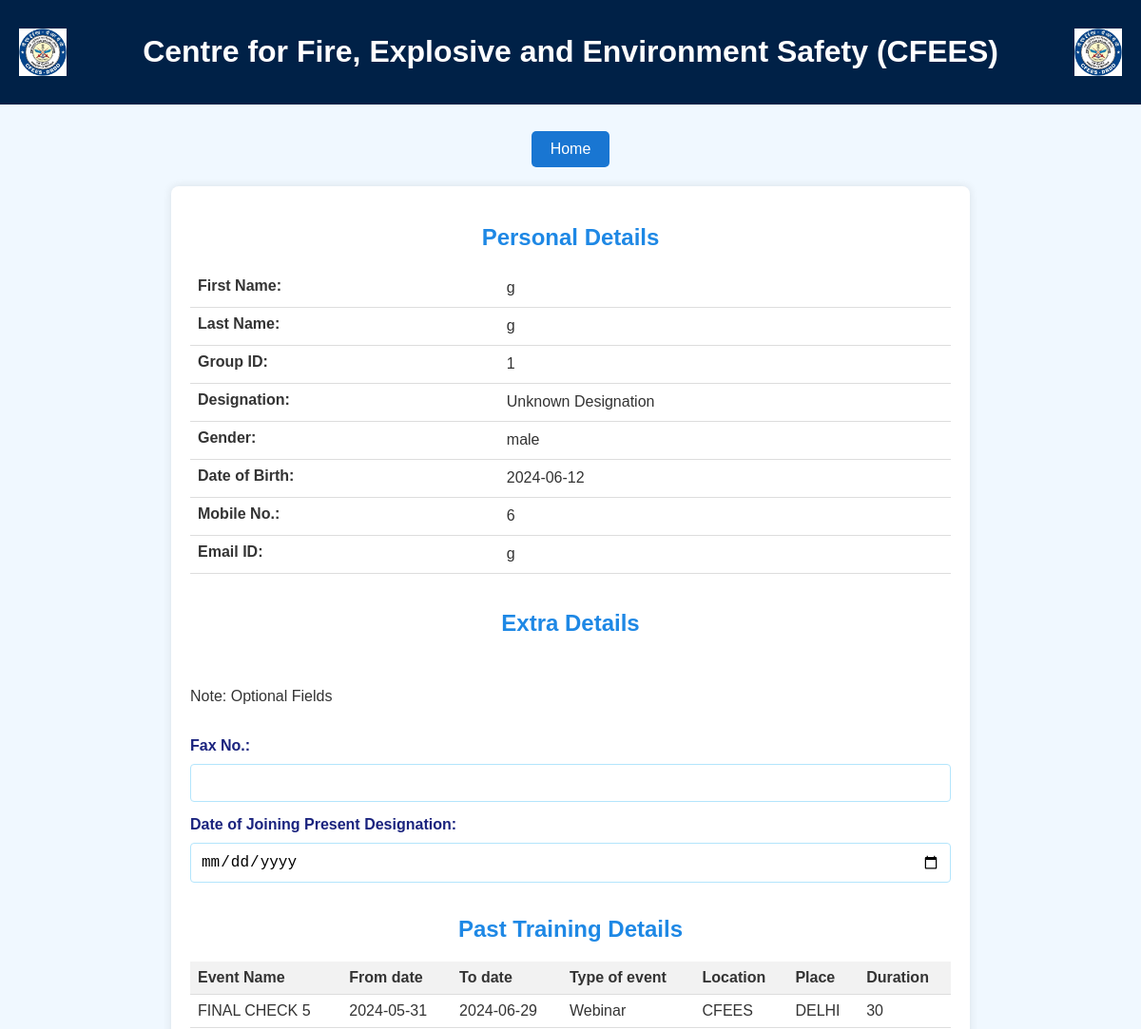
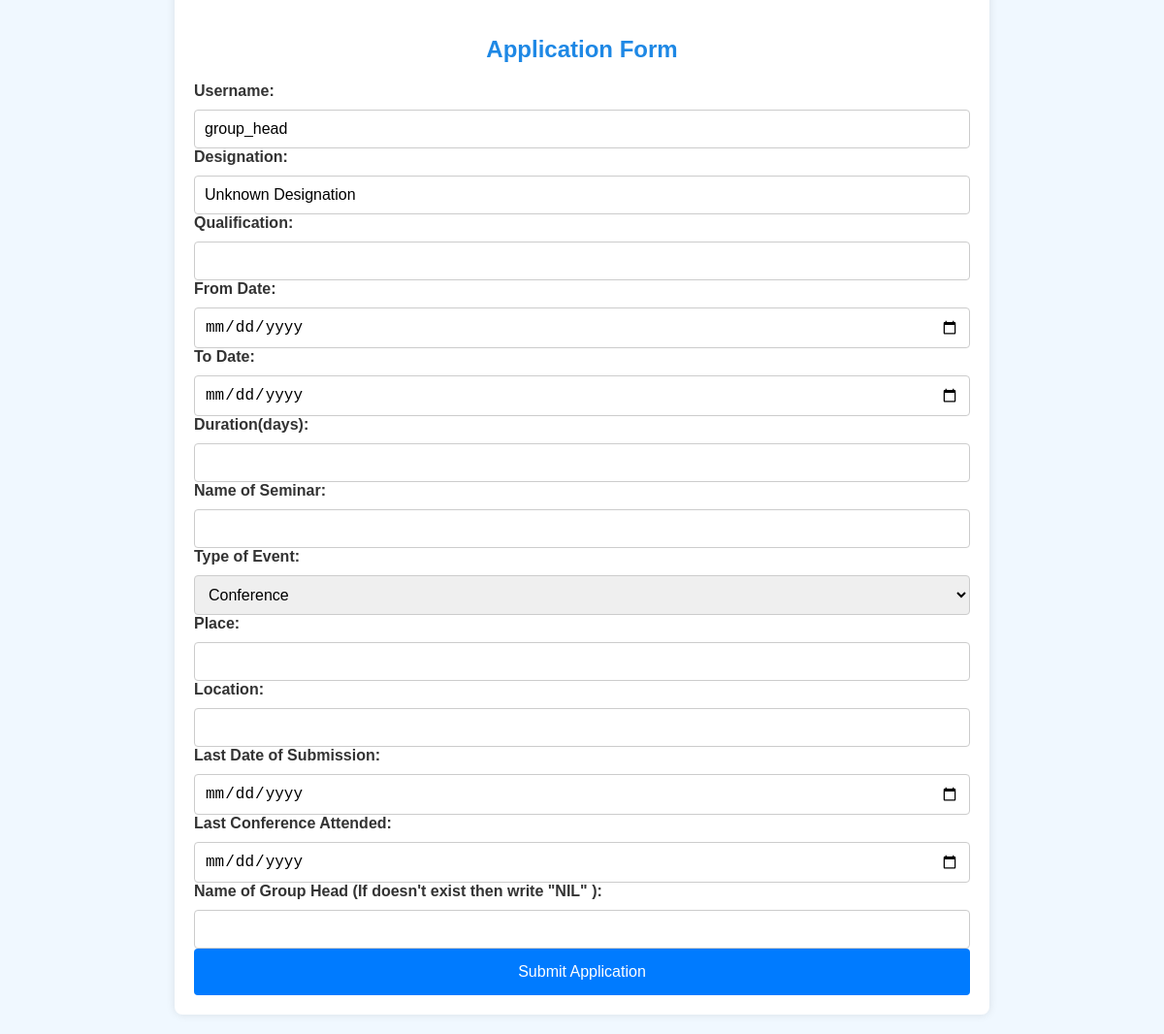
Page /new_application.php (signed in) on the committed database (2 pictures, top to bottom).
### tables this page shows
CREATE TABLE `emp` (
  `id` int(11) NOT NULL,
  `first_name` varchar(255) NOT NULL,
  `middle_name` varchar(255) DEFAULT NULL,
  `last_name` varchar(255) NOT NULL,
  `gender` enum('male','female','other') DEFAULT NULL,
  `dob` date DEFAULT NULL,
  `email_id` varchar(255) NOT NULL,
  `mobile_no` int(10) DEFAULT NULL,
  `cadre_id` int(11) DEFAULT NULL,
  `desig_id` int(11) DEFAULT NULL,
  `internal_desig_id` int(11) DEFAULT NULL,
  `group_id` int(11) DEFAULT NULL,
  `username` varchar(50) NOT NULL,
  `password` varchar(50) DEFAULT NULL
);

CREATE TABLE `applications1` (
  `name_of_applicant` varchar(255) NOT NULL,
  `designation` varchar(255) DEFAULT NULL,
  `fax_no` varchar(20) DEFAULT NULL,
  `date_of_joining` date DEFAULT NULL
);

CREATE TABLE `training_details` (
  `id` int(11) NOT NULL,
  `username` varchar(50) DEFAULT NULL,
  `name_of_seminar` varchar(255) DEFAULT NULL,
  `duration` varchar(255) DEFAULT NULL,
  `from_date` date DEFAULT NULL,
  `to_date` date DEFAULT NULL,
  `type_of_event` text DEFAULT NULL,
  `location` varchar(255) NOT NULL,
  `place` varchar(255) NOT NULL
);

### new_application.php (the view, shortened to what this page needs)
<?php
$username = $_SESSION['username'];
$conn = new mysqli("localhost", "root", "", "permission_request_system");
$sql_emp = "SELECT * FROM emp WHERE username = ?";
$stmt_emp = $conn->prepare($sql_emp);
$stmt_emp->bind_param("s", $username);
$stmt_emp->execute();
$result_emp = $stmt_emp->get_result();
$emp_data = $result_emp->fetch_assoc();
$designation = $emp_data['internal_desig_id'] ?? '';
$designation_title = '';
switch ($designation) {
    default:
        $designation_title = 'Unknown Designation';
        break;
}
$sql_applications = "SELECT * FROM applications1 WHERE name_of_applicant=?";
$stmt_applications = $conn->prepare($sql_applications);
$stmt_applications->bind_param("s", $username);
$stmt_applications->execute();
$result_applications = $stmt_applications->get_result();
$application_data = $result_applications->fetch_assoc();
$sql_training = "SELECT * FROM training_details WHERE username=? ORDER BY id DESC LIMIT 5";
$stmt_training = $conn->prepare($sql_training);
$stmt_training->bind_param("s", $username);
$stmt_training->execute();
$result_training = $stmt_training->get_result();
?>
<!DOCTYPE html>
<html lang="en">
<head>
    <link rel="stylesheet" href="new_application.css">
</head>
<body>
<div class="header">
    <img src="drdo_logo_0.png" alt="DRDO Logo">
    <h1>Centre for Fire, Explosive and Environment Safety (CFEES)</h1>
    <img src="drdo_logo_0.png" alt="DRDO Logo">
</div>
<br>
    <?php include 'home_button.php'; ?>
    <div class="container">
        <h2>Personal Details</h2>
        <form action="<?php echo htmlspecialchars($_SERVER['PHP_SELF']); ?>" method="post">
        <table>
    <tr>
        <td><label>First Name:</label></td>
        <td><?php echo htmlspecialchars($emp_data['first_name'] ?? ''); ?></td>
    </tr>
    <tr>
        <td><label>Last Name:</label></td>
        <td><?php echo htmlspecialchars($emp_data['last_name'] ?? ''); ?></td>
    </tr>
    <tr>
        <td><label>Group ID:</label></td>
        <td><?php echo htmlspecialchars($emp_data['group_id'] ?? ''); ?></td>
    </tr>
    <tr>
        <td><label for="designation">Designation:</label></td>
        <td><?php echo htmlspecialchars($designation_title); ?></td>
    </tr>
    <tr>
        <td><label for="gender">Gender:</label></td>
        <td><?php echo htmlspecialchars($emp_data['gender'] ?? ''); ?></td>
    </tr>
    <tr>
        <td><label for="dob">Date of Birth:</label></td>
        <td><?php echo htmlspecialchars($emp_data['dob'] ?? ''); ?></td>
    </tr>
    <tr>
        <td><label for="mobile_no">Mobile No.:</label></td>
        <td><?php echo htmlspecialchars($emp_data['mobile_no'] ?? ''); ?></td>
    </tr>
    <tr>
        <td><label for="email_id">Email ID:</label></td>
        <td><?php echo htmlspecialchars($emp_data['email_id'] ?? ''); ?></td>
    </tr>
</table>
            <br>
            <h2>Extra Details</h2>
<br>
            <p>Note: Optional Fields</p>
            <br>
            <div class="form-group">
                <label for="fax_no">Fax No.:</label>
                <input type="tel" id="fax_no" name="fax_no" value="<?php echo htmlspecialchars($application_data['fax_no'] ?? ''); ?>">
            </div>
            <div class="form-group">
                <label for="date_of_joining">Date of Joining Present Designation:</label>
                <input type="date" id="date_of_joining" name="date_of_joining" value="<?php echo htmlspecialchars($application_data['date_of_joining'] ?? ''); ?>">
            </div>
        <h2>Past Training Details</h2>
        <?php if ($result_training->num_rows > 0): ?>
            <table>
                <thead>
                    <tr>
                        <th>Event Name</th>
                        <th>From date</th>
                        <th>To date</th>
                        <th>Type of event</th>
                        <th>Location</th>
                        <th>Place</th>
                        <th>Duration</th>
                    </tr>
                </thead>
                <tbody>
                    <?php while ($row = $result_training->fetch_assoc()): ?>
                    <tr>
                        <td><?php echo htmlspecialchars($row['name_of_seminar']); ?></td>
                        <td><?php echo htmlspecialchars($row['from_date']); ?></td>
                        <td><?php echo htmlspecialchars($row['to_date']); ?></td>
                        <td><?php echo htmlspecialchars($row['type_of_event']); ?></td>
                        <td><?php echo htmlspecialchars($row['location']); ?></td>
                        <td><?php echo htmlspecialchars($row['place']); ?></td>
                        <td><?php echo htmlspecialchars($row['duration']); ?></td>
                    </tr>
                    <?php endwhile; ?>
                </tbody>
            </table>
        <?php else: ?>
            <p>No previous data available.</p>
        <?php endif; ?>
        <br>
        <h2>Application Form</h2>
        <label for="name_of_applicant">Username:</label>
        <input type="text" id="name_of_applicant" name="name_of_applicant" value="<?php echo htmlspecialchars($emp_data['username'] ?? ''); ?>" required>
        <label for="designation">Designation:</label>
        <input type="text" id="designation" name="designation" value="<?php echo htmlspecialchars($designation_title); ?>" required>
        <label for="qualification">Qualification:</label>
        <input type="text" id="qualification" name="qualification" required>
        <label for="from_date">From Date:</label>
        <input type="date" id="from_date" name="from_date" required min="2024-01-01" required>
        <label for="to_date">To Date:</label>
        <input type="date" id="to_date" name="to_date" required min="2024-01-01" onchange="updateDuration()" required>
        <label for="duration">Duration(days):</label>
        <input type="text" id="duration" name="duration" readonly>
        <label for="name_of_seminar">Name of Seminar:</label>
        <input type="text" id="name_of_seminar" name="name_of_seminar" required>
        <label for="type_of_event">Type of Event:</label>
        <select id="type_of_event" name="type_of_event" required>
            <option value="Conference">Conference</option>
        </select>
        <label for="place">Place:</label>
        <input type="text" id="place" name="place" required>
       <label for="location">Location:</label>
    <input type="text" id="location" name="location" required>
        <label for="last_date_of_submission">Last Date of Submission:</label>
        <input type="date" id="last_date_of_submission" name="last_date_of_submission" onchange="updateDuration()" required>
        <label for="last_conference_attended">Last Conference Attended:</label>
        <input type="date" id="last_conference_attended" name="last_conference_attended">
        <label for="name_of_group_head">Name of Group Head (If doesn't exist then write "NIL" ):</label>
        <input type="text" id="name_of_group_head" name="name_of_group_head" required>
        <input type="submit" value="Submit Application">
    </form>
</div>
</body>
</html>

### new_application.css (style rules this page uses)
body { font-family: Arial, sans-serif; background-color: #f4f7f8; margin: 0; padding: 0; color: #333; }
.container { width: 100%; max-width: 600px; margin: 25px auto; background: #fff; padding: 30px; box-shadow: 0 2px 4px rgba(0, 0, 0, 0.1); border-radius: 8px; }
h2 { text-align: center; margin-bottom: 20px; color: #007BFF; }
form { display: flex; flex-direction: column; }
.form-group { margin-bottom: 15px; }
label { margin-bottom: 5px; font-weight: bold; display: block; }
input[type="text"], input[type="email"], input[type="tel"], input[type="date"], select, textarea { width: 100%; padding: 10px; margin-top: 5px; border: 1px solid #ccc; border-radius: 4px; box-sizing: border-box; font-size: 16px; }
input[type="submit"] { width: 100%; background-color: #007BFF; color: white; padding: 15px; border: none; border-radius: 4px; cursor: pointer; font-size: 16px; }

### new_application.php (style rules this page uses)
.header { background-color: #002147; color: white; padding: 15px 20px; display: flex; align-items: center; justify-content: space-between; }
.header img { height: 50px; }
body { font-family: Arial, sans-serif; background-color: #f0f8ff; color: #333; }
.container { max-width: 800px; margin: 20px auto; padding: 20px; background-color: #fff; border-radius: 8px; box-shadow: 0 0 10px rgba(0, 0, 0, 0.1); }
h2 { text-align: center; color: #1e88e5; }
.form-group { margin-bottom: 15px; }
.form-group label { display: block; margin-bottom: 5px; color: #1a237e; }
.form-group input, .form-group select, .form-group textarea { width: 100%; padding: 10px; border: 1px solid #b3e5fc; border-radius: 4px; }
table { width: 100%; border-collapse: collapse; }
th,td { text-align: left; padding: 8px; border-bottom: 1px solid #ddd; }
th { background-color: #f2f2f2; }

### rows in the picture
emp: first_name "g", last_name "g", group "1", internal_desig "Unknown Designation", gender "male", dob "2024-06-12", mobile_no "6", email "g", name_of_applicant "group_head", designation "Unknown Designation"
training_details: name_of_seminar "FINAL CHECK 5", from_date "2024-05-31", to_date "2024-06-29", type_of_event "Webinar", location "CFEES", place "DELHI", duration "30"
